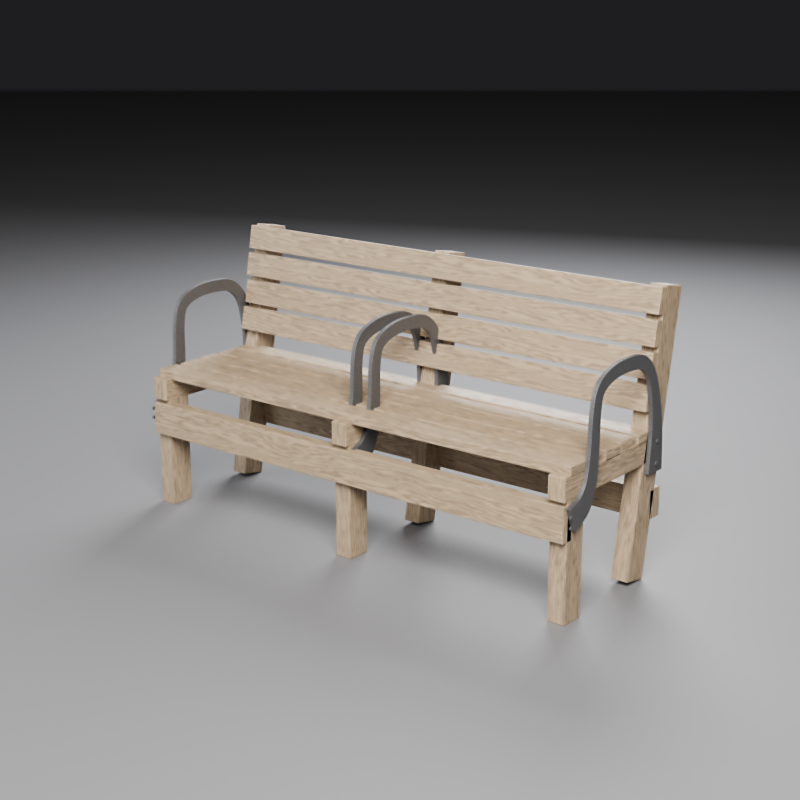
#> input picture agent_atlas/wooden-bench/renders/01-hero-three-quarter.png, 1600 x 1600 px (shown at 1/2 size); its folder holds only this picture in this run
$ python make_render_sheet.py ../agent_atlas/wooden-bench/renders
#> lines starting #> are read from the running program, lines starting #| are printed output that depends on the picture
#!/usr/bin/env python3
"""make_render_sheet.py — build a contact sheet of a package's renders.

The contact sheet is a review aid: looking at every render at once exposes inconsistent
exposure, framing drift, and weak silhouettes that are easy to miss image by image.
It is a working file, NOT a deliverable — do not commit it (it is git-ignored).

Usage:
    python tools/make_render_sheet.py agent_atlas/my-first-model
    python tools/make_render_sheet.py agent_atlas/my-first-model --cols 3 --thumb 640

Output:
    <package>/contact-sheet.jpg   when Pillow is available
    <package>/contact-sheet.html  always (open it in a browser/preview)

Stdlib fallback: the HTML sheet embeds the images directly, so it works with no dependencies.
"""

from __future__ import annotations

import argparse
import html
import sys
from pathlib import Path

try:
    from PIL import Image, ImageDraw  # type: ignore
except Exception:  # pragma: no cover
    Image = None
    ImageDraw = None


def find_package(path: Path) -> Path:
    if (path / "renders").is_dir():
        return path
    candidates = [p for p in sorted(path.iterdir()) if (p / "renders").is_dir()] if path.is_dir() else []
    if len(candidates) == 1:
        return candidates[0]
    if not candidates:
        raise SystemExit(f"error: no package with a renders/ folder found in {path}")
    raise SystemExit(
        "error: multiple packages found; pass one explicitly:\n  "
        + "\n  ".join(str(c) for c in candidates)
    )


def make_with_pillow(images: list[Path], out: Path, cols: int, thumb: int) -> None:
#> called with cols = 3, thumb = 560
    rows = (len(images) + cols - 1) // cols
    label_h = 28
    pad = 12
    sheet_w = cols * thumb + pad * (cols + 1)
    sheet_h = rows * (thumb + label_h) + pad * (rows + 1)
    sheet = Image.new("RGB", (sheet_w, sheet_h), (24, 24, 27))
    draw = ImageDraw.Draw(sheet)

    for i, img_path in enumerate(images):
        r, c = divmod(i, cols)
        x = pad + c * (thumb + pad)
        y = pad + r * (thumb + label_h + pad)
        try:
            with Image.open(img_path) as im:
#> im is the input picture: PIL image 1600x1600 RGB; mean R, G, B 125.4, 122.5, 120.6
                im = im.convert("RGB")
                im.thumbnail((thumb, thumb), Image.LANCZOS)
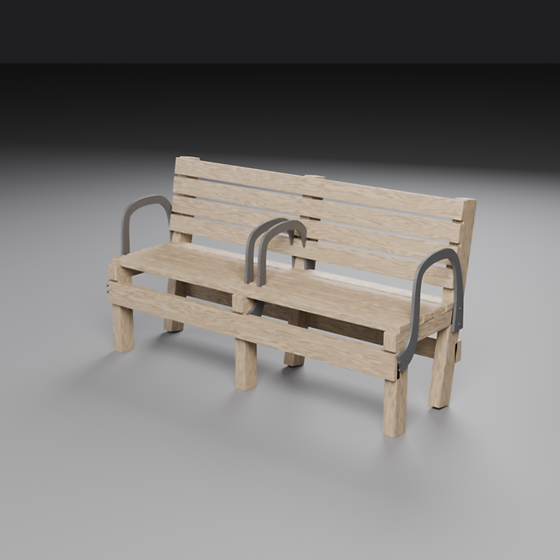
#> im: PIL image 560x560 RGB; mean R, G, B 125.4, 122.5, 120.6
                sheet.paste(im, (x + (thumb - im.width) // 2, y + (thumb - im.height) // 2))
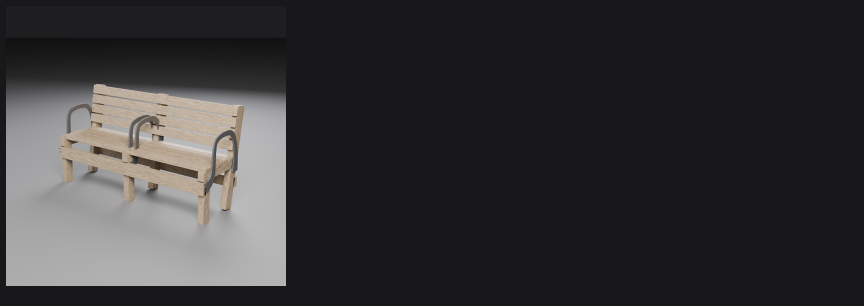
#> sheet: PIL image 1728x612 RGB (shown at 1/2 size); mean R, G, B 54.1, 53.2, 54.7
                w, h = im.size
#> w = 560; h = 560
                caption = f"{img_path.name}  ({w}x{h})"
#> caption = '01-hero-three-quarter.png  (560x560)'
        except Exception as exc:  # noqa: BLE001
            caption = f"{img_path.name} — unreadable ({exc})"
        draw.text((x + 2, y + thumb + 6), caption[:70], fill=(210, 210, 215))

    sheet.save(out, quality=92)
    print(f"wrote {out}  ({len(images)} images, {cols} cols)")


def make_html(images: list[Path], out: Path, cols: int) -> None:
#> called with cols = 3
    cells = []
    for img in images:
        src = html.escape(f"renders/{img.name}")
        cells.append(
            f'<figure><img src="{src}" alt="{html.escape(img.name)}">'
            f"<figcaption>{html.escape(img.name)}</figcaption></figure>"
        )
    doc = f"""<!doctype html>
<html lang="en">
<head>
<meta charset="utf-8">
<title>Render review sheet — {html.escape(out.parent.name)}</title>
<style>
  body {{ margin:0; padding:24px; background:#141417; color:#e7e7ea;
         font:14px/1.4 ui-sans-serif, system-ui, sans-serif; }}
  h1 {{ font-size:16px; font-weight:600; margin:0 0 16px; }}
  .grid {{ display:grid; gap:16px; grid-template-columns:repeat({cols}, minmax(0,1fr)); }}
  figure {{ margin:0; background:#1c1c20; border-radius:8px; overflow:hidden; }}
  img {{ width:100%; display:block; }}
  figcaption {{ padding:8px 10px; font-size:12px; color:#a9a9b3;
                font-family:ui-monospace, monospace; }}
</style>
</head>
<body>
<h1>Render review sheet — {html.escape(out.parent.name)} ({len(images)} images)</h1>
<div class="grid">
{chr(10).join(cells)}
</div>
</body>
</html>
"""
    out.write_text(doc, encoding="utf-8")
    print(f"wrote {out}  ({len(images)} images, open in a browser)")


def main(argv: list[str]) -> int:
    ap = argparse.ArgumentParser(description="Build a contact sheet of a package's renders.")
    ap.add_argument("path", help="package directory (or a workspace with exactly one package)")
    ap.add_argument("--cols", type=int, default=3, help="columns in the sheet (default 3)")
    ap.add_argument("--thumb", type=int, default=560, help="thumbnail size in px (default 560)")
    ap.add_argument("--html-only", action="store_true", help="skip the JPEG and write only HTML")
    args = ap.parse_args(argv)

    pkg = find_package(Path(args.path).resolve())
    renders = pkg / "renders"
    images = sorted(p for p in renders.iterdir() if p.suffix.lower() in {".png", ".jpg", ".jpeg"})
    if not images:
        print(f"error: no images in {renders}", file=sys.stderr)
        return 1

    if args.cols < 1:
        args.cols = 1

    if Image is not None and not args.html_only:
        make_with_pillow(images, pkg / "contact-sheet.jpg", args.cols, args.thumb)
    else:
        if not args.html_only:
            print("note: Pillow not installed — writing the HTML sheet instead "
                  "(pip install pillow for a JPEG sheet)")
    make_html(images, pkg / "contact-sheet.html", args.cols)

    print("\nInspect this sheet before pushing. Look for: clipped extremities, framing drift,")
    print("inconsistent exposure, flat lighting, noisy shadows, texture seams, floating parts.")
    return 0


if __name__ == "__main__":
    sys.exit(main(sys.argv[1:]))
#> (the program exits here)

$ run again, on agent_atlas/wooden-bench/renders/05-top.png
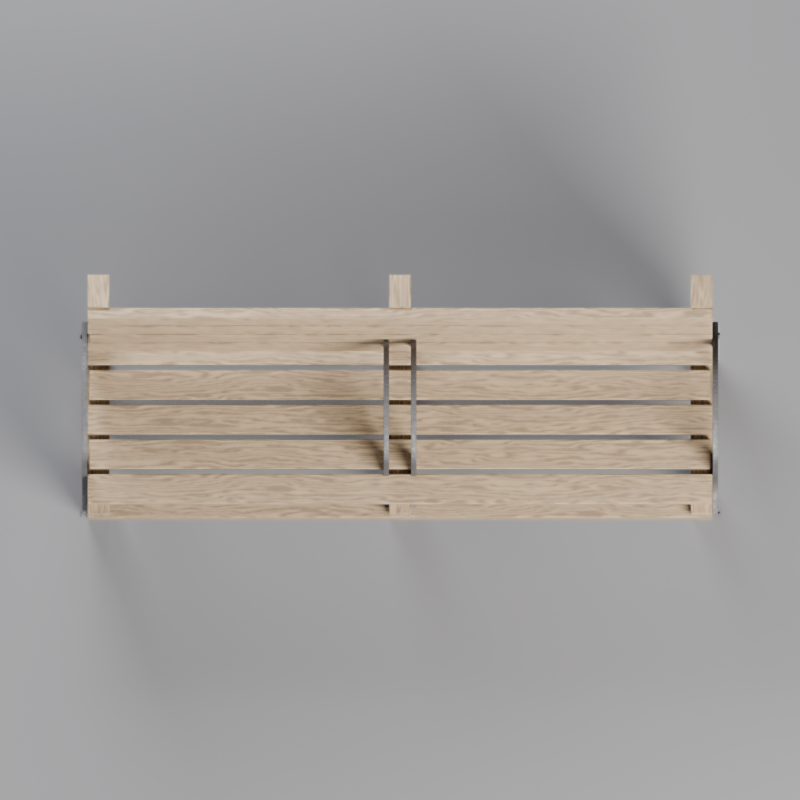
#> input picture agent_atlas/wooden-bench/renders/05-top.png, 1600 x 1600 px (shown at 1/2 size)
#> in make_with_pillow, im is the input picture: PIL image 1600x1600 RGB; mean R, G, B 161.6, 158, 155.5
#> in make_with_pillow, `im.thumbnail((thumb, thumb), Image.LANCZOS)`:
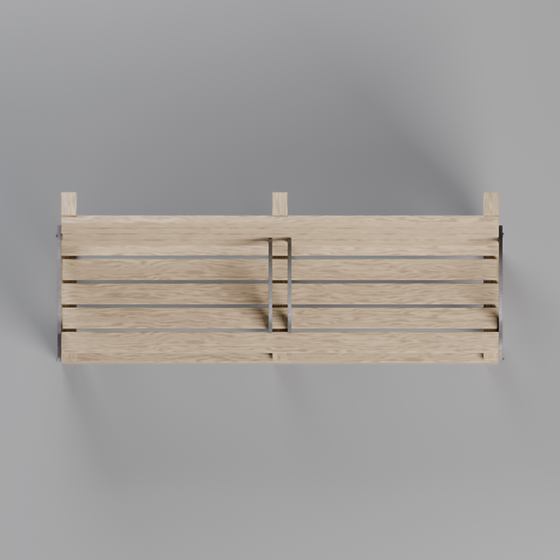
#> im: PIL image 560x560 RGB; mean R, G, B 161.6, 158, 155.5
#> in make_with_pillow, `sheet.paste(im, (x + (thumb - im.width) // 2, y + (thumb - im.height) ..`:
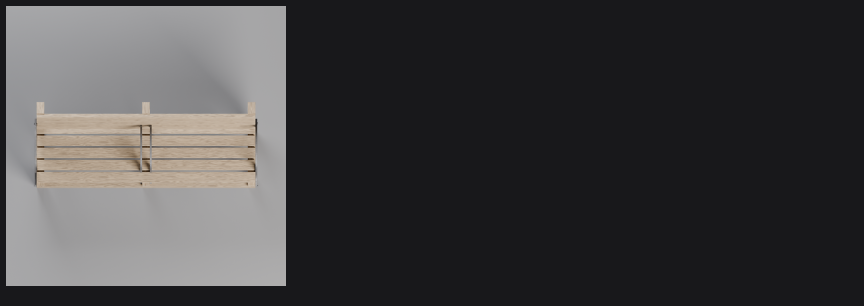
#> sheet: PIL image 1728x612 RGB (shown at 1/2 size); mean R, G, B 64.8, 63.7, 65.1

$ run again, on agent_atlas/wooden-bench/renders/07-wireframe.png
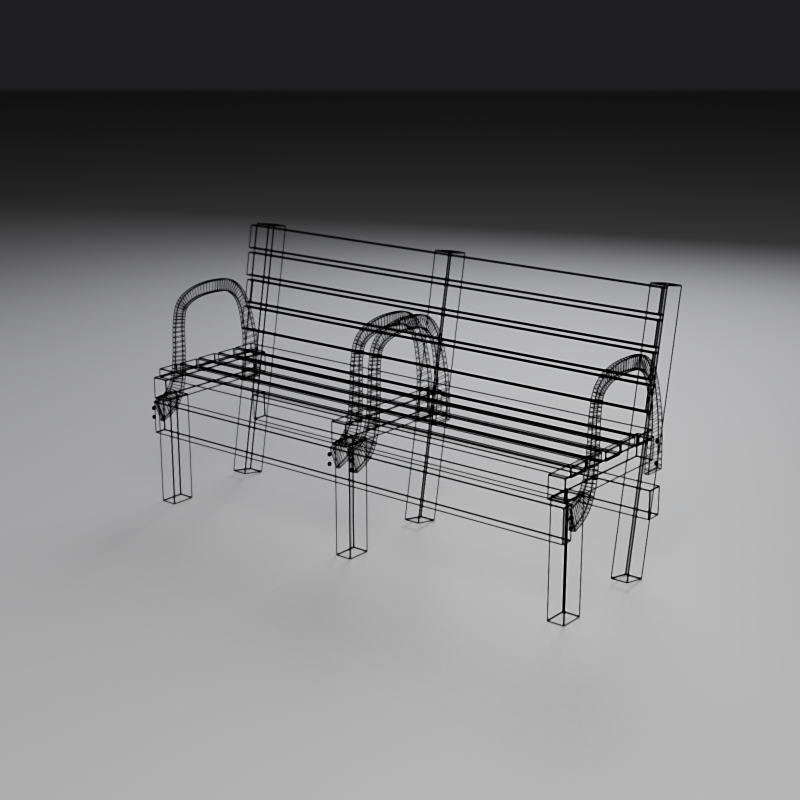
#> input picture agent_atlas/wooden-bench/renders/07-wireframe.png, 1600 x 1600 px (shown at 1/2 size)
#> in make_with_pillow, im is the input picture: PIL image 1600x1600 RGB; mean R, G, B 120.5, 120.5, 121.8
#> in make_with_pillow, `im.thumbnail((thumb, thumb), Image.LANCZOS)`:
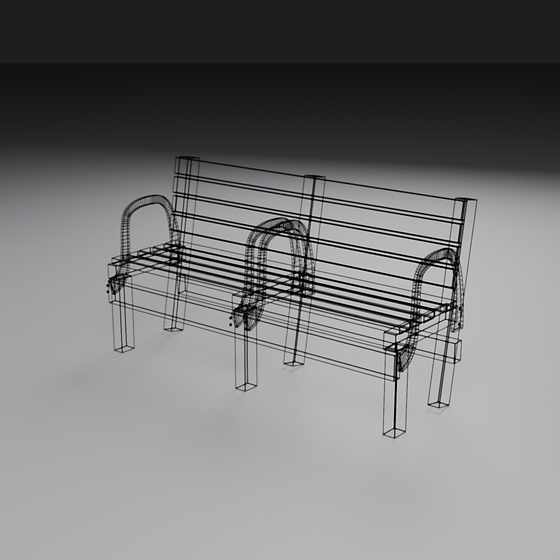
#> im: PIL image 560x560 RGB; mean R, G, B 120.6, 120.6, 121.9
#> in make_with_pillow, `sheet.paste(im, (x + (thumb - im.width) // 2, y + (thumb - im.height) ..`:
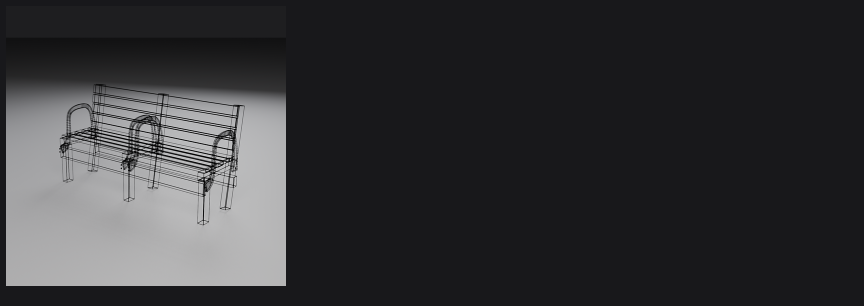
#> sheet: PIL image 1728x612 RGB (shown at 1/2 size); mean R, G, B 52.6, 52.6, 55.1

$ run again, on agent_atlas/wooden-bench/renders/02-front.png
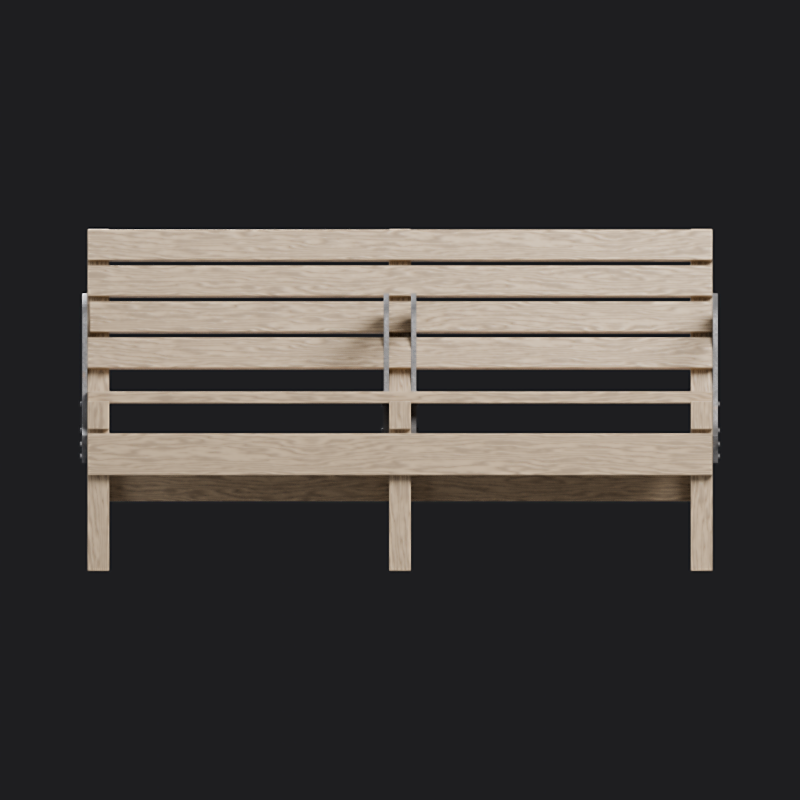
#> input picture agent_atlas/wooden-bench/renders/02-front.png, 1600 x 1600 px (shown at 1/2 size)
#> in make_with_pillow, im is the input picture: PIL image 1600x1600 RGB; mean R, G, B 62, 58.8, 57
#> in make_with_pillow, `im.thumbnail((thumb, thumb), Image.LANCZOS)`:
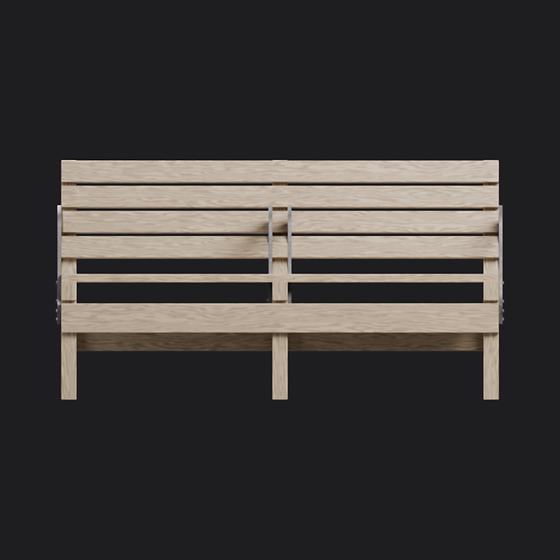
#> im: PIL image 560x560 RGB; mean R, G, B 62, 58.8, 57
#> in make_with_pillow, `sheet.paste(im, (x + (thumb - im.width) // 2, y + (thumb - im.height) ..`:
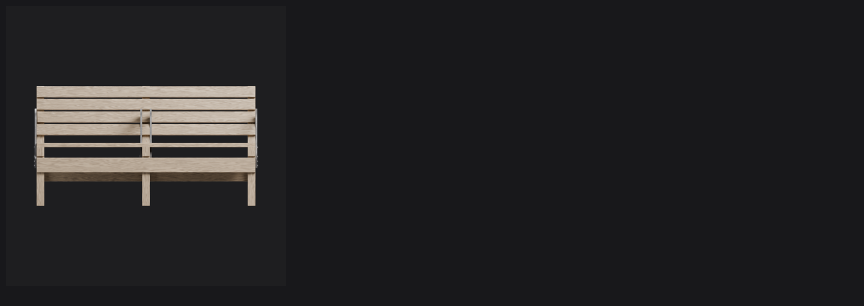
#> sheet: PIL image 1728x612 RGB (shown at 1/2 size); mean R, G, B 35.3, 34.3, 35.9
